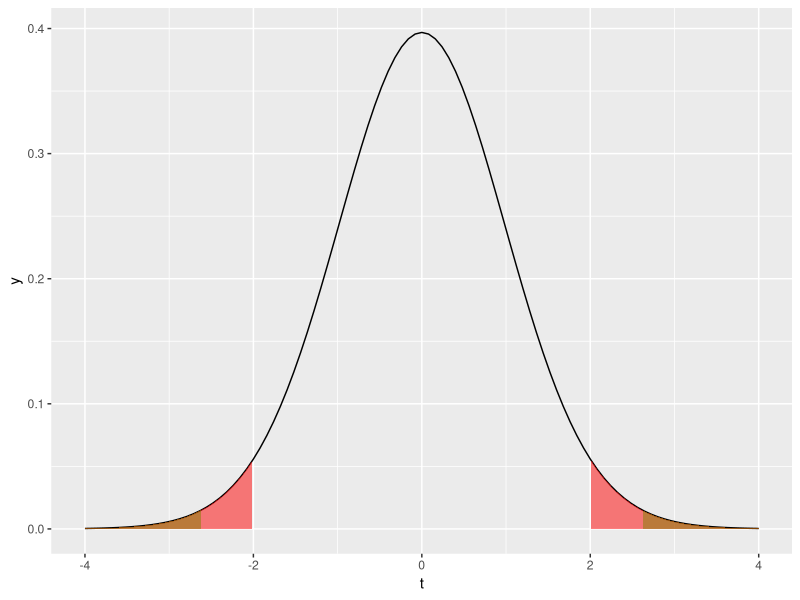

Write the R code that produced this figure.
library(tidyverse)

n <- 49
null_mean <- 4
sample_mean <- 6.25
sample_var <- 36
sample_sd <- sample_var %>% sqrt()

# H0 is data drawn from N(4,sigma^2)
# HA is data drawn from N(mew, sigma^2), where mew =/=4
density_t <- function(x) {
  dt(x=x, df=n-1)
}

t_score <- (sample_mean - null_mean) / (sample_sd/sqrt(n))
p <- pt(-t_score, n-1, lower.tail=TRUE) + pt(t_score, n-1, lower.tail=FALSE)
t_crit <- qt(0.05/2, n-1, lower.tail=FALSE)

tibble(t=c(-4,4)) %>%
  ggplot(aes(x=t)) +
  stat_function(fun=density_t) +
  stat_function(fun=density_t, 
                xlim=c(-4, -t_score),
                geom = "area", fill="green", alpha=0.5) +
  stat_function(fun=density_t, 
                xlim=c(t_score, 4),
                geom = "area", fill="green", alpha=0.5) +  
  stat_function(fun=density_t, 
                xlim=c(-4, -t_crit),
                geom = "area", fill="red", alpha=0.5) +
  stat_function(fun=density_t, 
                xlim=c(t_crit, 4),
                geom = "area", fill="red", alpha=0.5)

